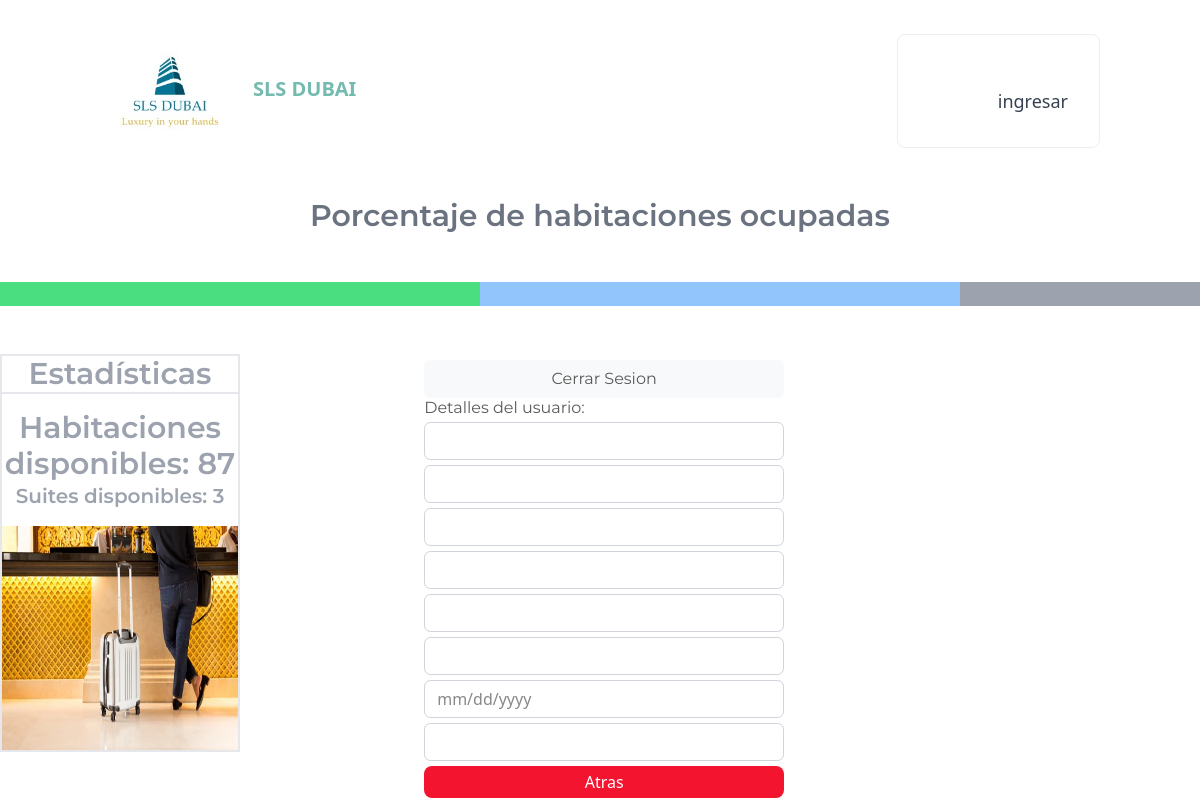
/ver/10, run on an earlier commit of the app's database.
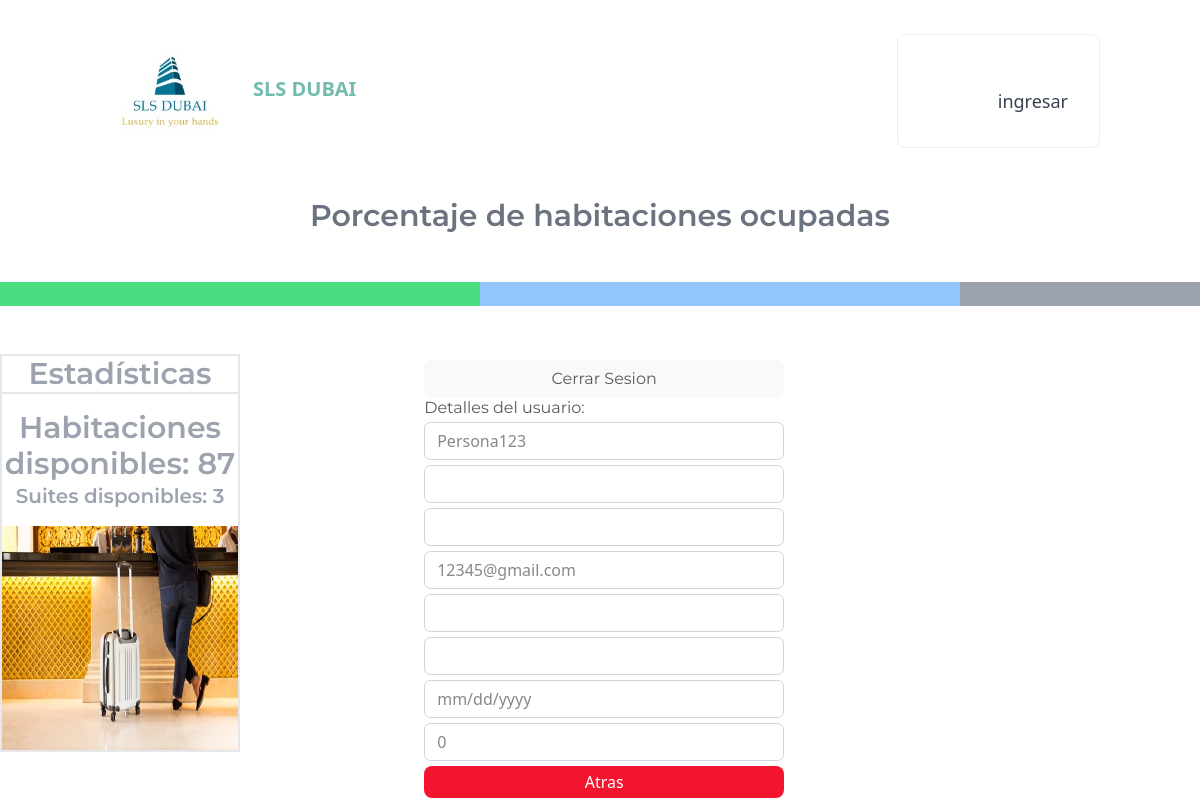
And on a later commit of the database.
### tables this page shows
CREATE TABLE usuarios (id INTEGER NOT NULL CONSTRAINT usuarios_pk PRIMARY KEY AUTOINCREMENT UNIQUE, usuario TEXT UNIQUE NOT NULL, nombre TEXT, apellido TEXT, correo TEXT NOT NULL UNIQUE, celular TEXT DEFAULT 0, direccion TEXT, fecha TEXT, pasword TEXT NOT NULL, super INT DEFAULT (0) NOT NULL);

### app.py (the view)
@app.route('/ver/<int:id>')
def ver(id):
    usuario = scripts.obenter_usuario_id(id)
    return render_template('ver.html', usuario=usuario)

### app.py (called while the page is built)
@app.before_request
def before_request():
    if 'user' not in session and request.endpoint in ['super_menu']:
        return redirect('/')
    elif 'user' not in session and request.endpoint in ['room']:
        return redirect('/')

### db/scripts.py (called while the page is built)
def conexion_bd():
    try:
        conexion = sqlite3.connect(os.path.dirname(os.path.abspath(__file__))+'/basedatos.sqlite')
        return conexion
    except:
        print('Error de conexion bd')

def obenter_usuario_id(id):
    query = "select * from usuarios where id={};".format(id)
    conexion = conexion_bd()
    cursor = conexion.cursor()
    cursor.execute(query)
    usuario = cursor.fetchone()
    conexion.commit()
    conexion.close()
    return usuario

### templates/ver.html
{% extends 'user_main.html' %}
{% block src %}
<link rel="stylesheet" href="{{url_for('static',filename='css/styles.css')}}" />
<link rel="stylesheet" href="{{url_for('static',filename='css/bootstrap.css')}}" />
{% endblock %}
{% block body_user %}
<div class="contenedor">
    <div id="formulario_crear" class="flex flex-col">
    <button class="btn btn-light float-end" id="cerrar_sesion">Cerrar Sesion</button>
    <h3>Detalles del usuario: {{ usuario[2] }} {{ usuario[3] }}</h3>
    <input class="form-control" type="text" name="usuario" id="usuario" readonly="readonly" value="{{usuario[1]}}" >
    <input class="form-control" type="text" name="nombre" id="nombre" readonly="readonly" value="{{usuario[2]}}" >
    <input class="form-control" type="text" name="apellido" id="apellido" readonly="readonly" value="{{usuario[3]}}" >
    <input class="form-control" type="email" name="correo" id="correo" readonly="readonly" value={{usuario[4]}} >
    <input class="form-control" type="number" name="celular" id="celular" readonly="readonly" value={{usuario[5]}} >
    <input class="form-control" type="text" name="direccion" id="direccion" readonly="readonly" value="{{usuario[6]}}" >
    <input class="form-control" type="date" name="fecha_nacimiento" id="fecha_nacimiento" readonly="readonly" value={{usuario[7]}} >
    <input class="form-control" type="number" name="Clase" id="clase" readonly="readonly" value={{usuario[9]}}>
    <button class="bg-[#F3152F] text-white px-6 py-1 rounded-lg" id="cancelar_usuario" onclick="location.href='/editUsers'" >Atras</button>
    </div>
</div>
{% endblock %}

What changed in the data, as far as the page shows it:
added usuarios: usuario "Persona123", correo "12345@gmail.com", Clase "0"
